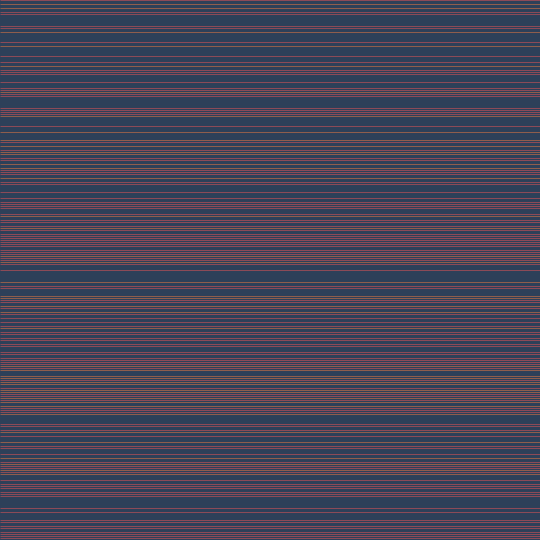
Frame 1 (no input)
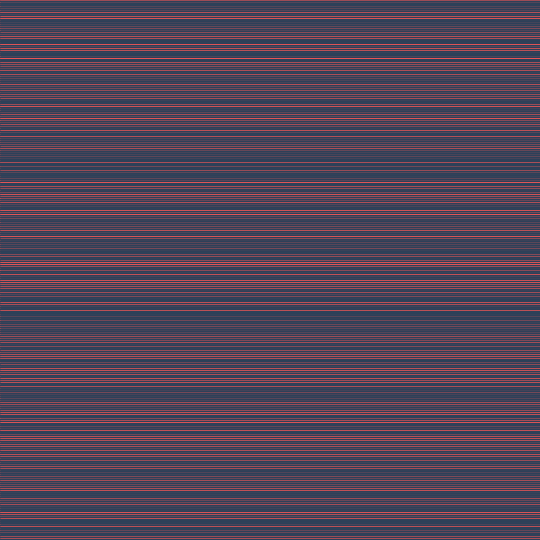
Frame 60 (the mouse pressed at the canvas centre just before this capture)
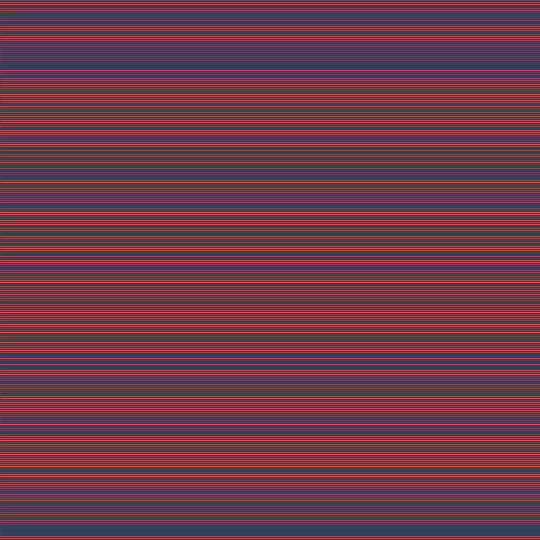
Frame 120 (the mouse held since frame 60 and released just before this capture)

The Processing sketch that drew these frames (run headless with seeded random() and noise(); from frame 60 on, the mouse is pressed at the canvas centre):

// Processing sketch: build
// ── build.pde
color [] colors = {#2D4059, #EA5455, #F07B3F, #FFD460}; // theme colours
float t = 0; 

void setup() {
  size(540, 540);
  background(colors[0]);
}

void draw() {
  float n = noise(t);
  float colorsIndex = map(n, 0, 1, 0, 4);

  strokeWeight(0.5);
  strokeCap(SQUARE);
  for (int i = 0; i <= height; i+=2) {
    stroke(colors[(int)random(colorsIndex)]);
    line(0, i, width, i);
  }  
  t+=0.01;
}
